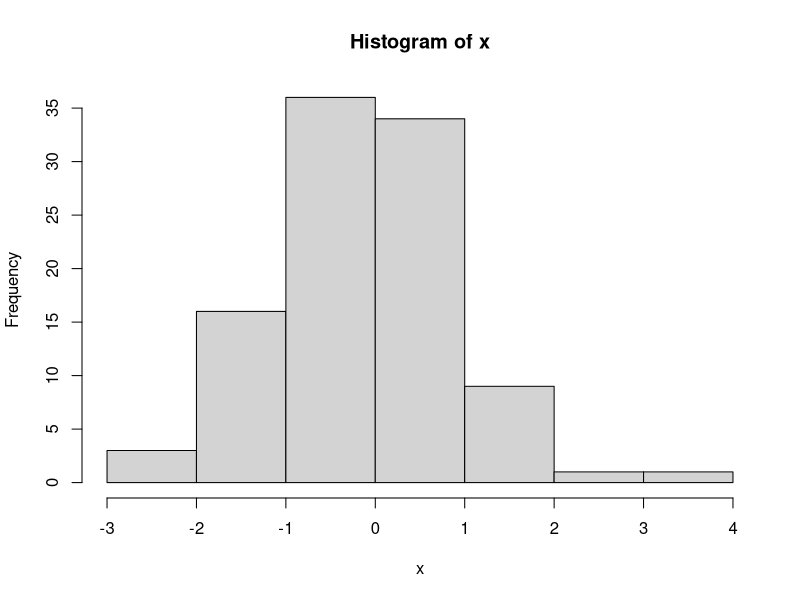
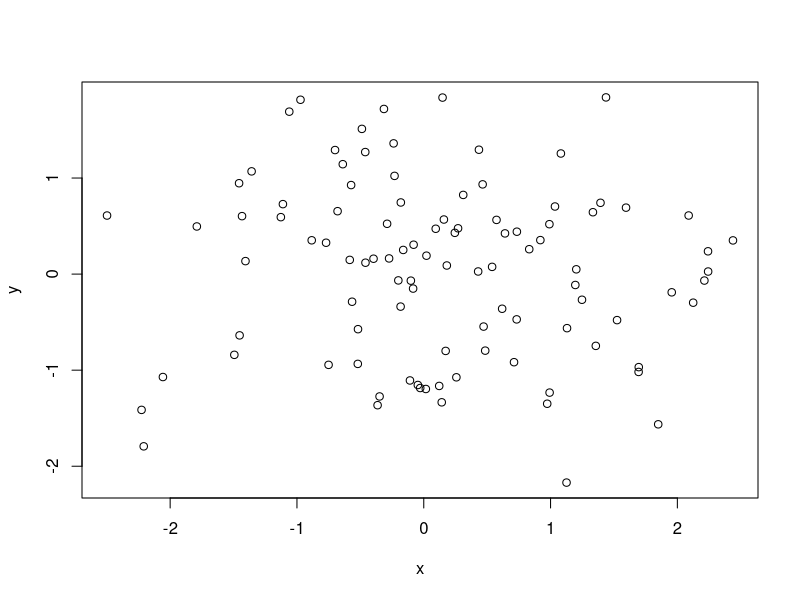
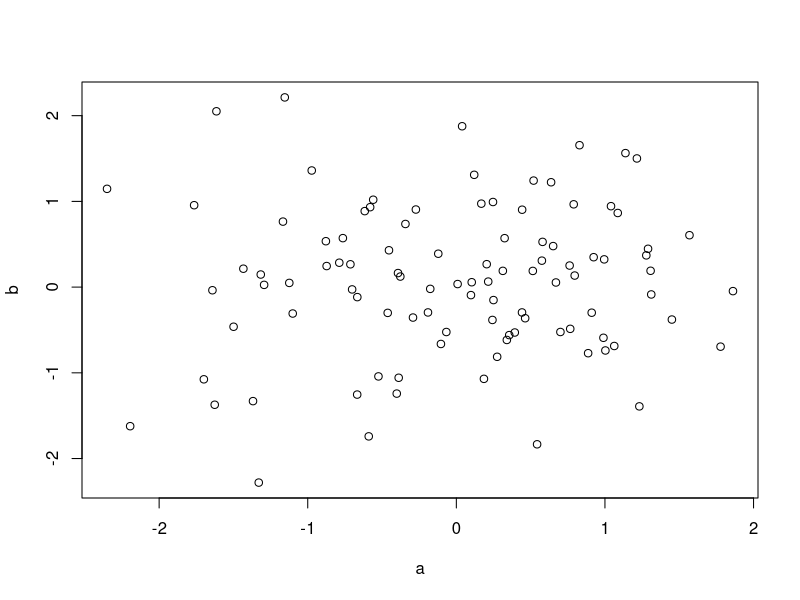
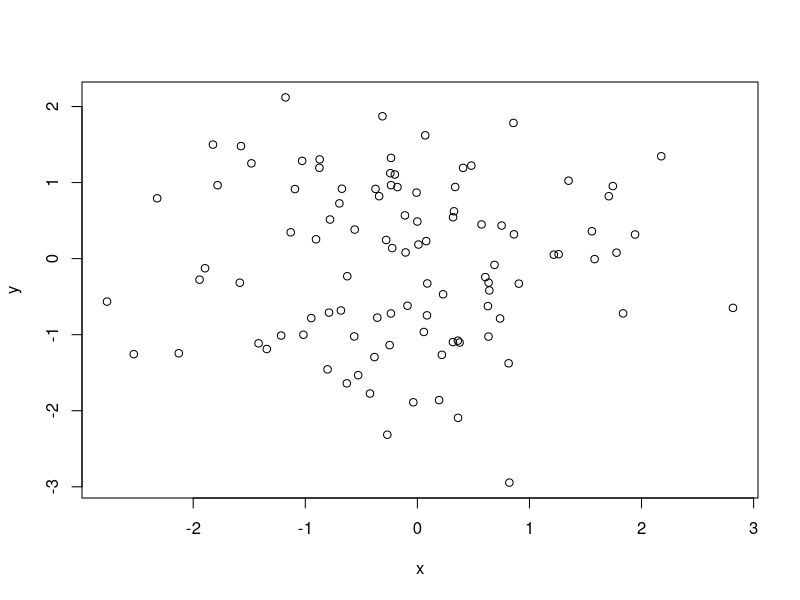
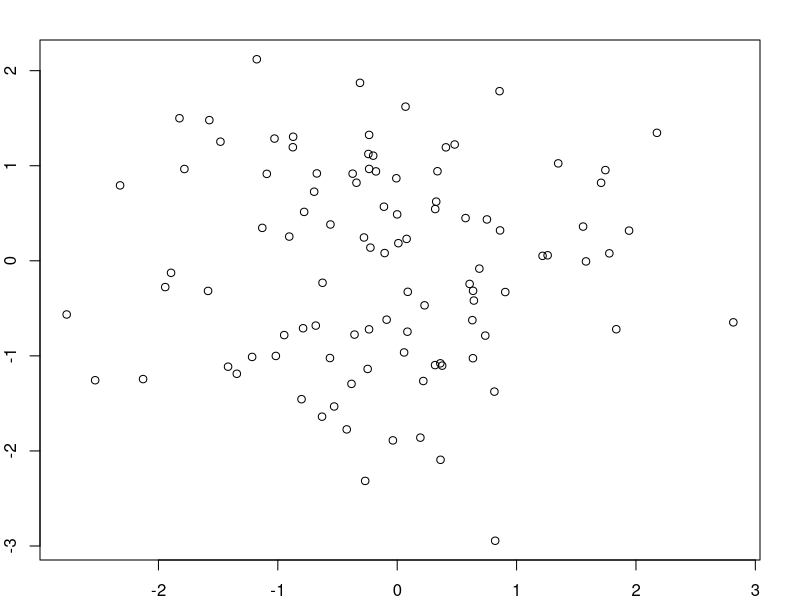
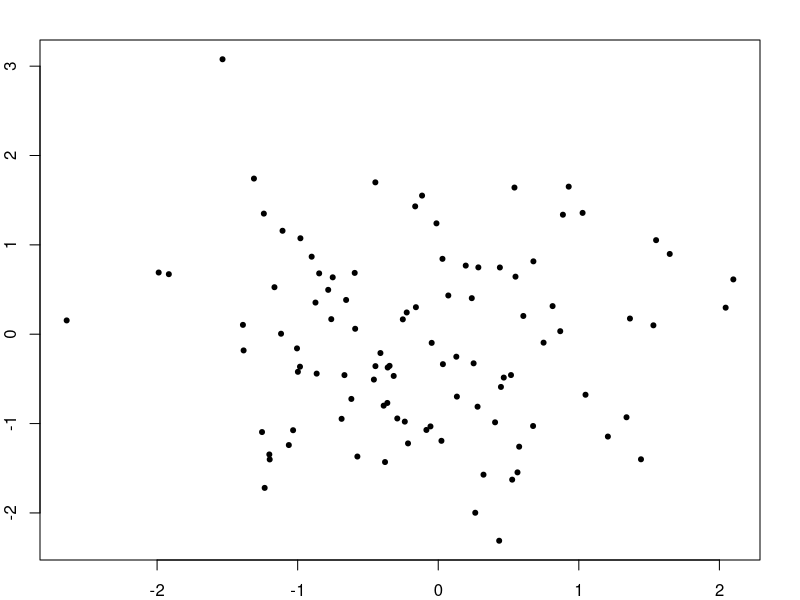
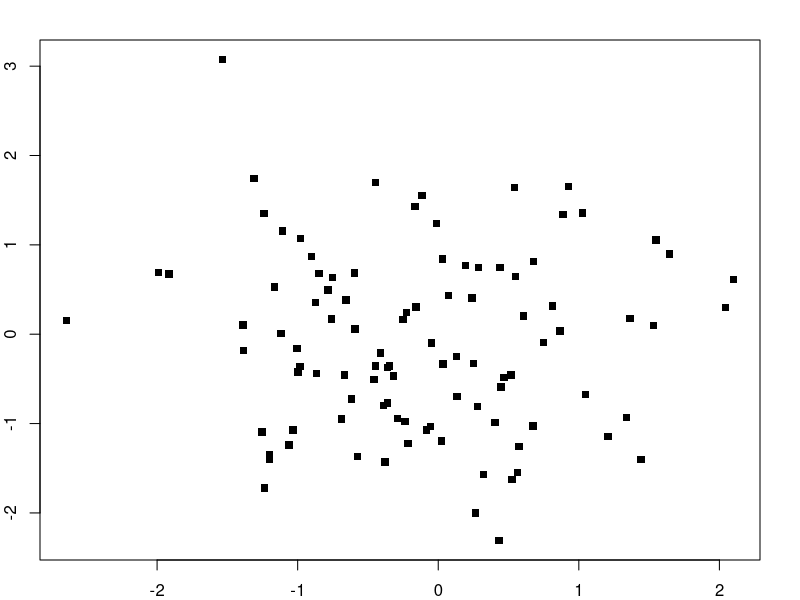
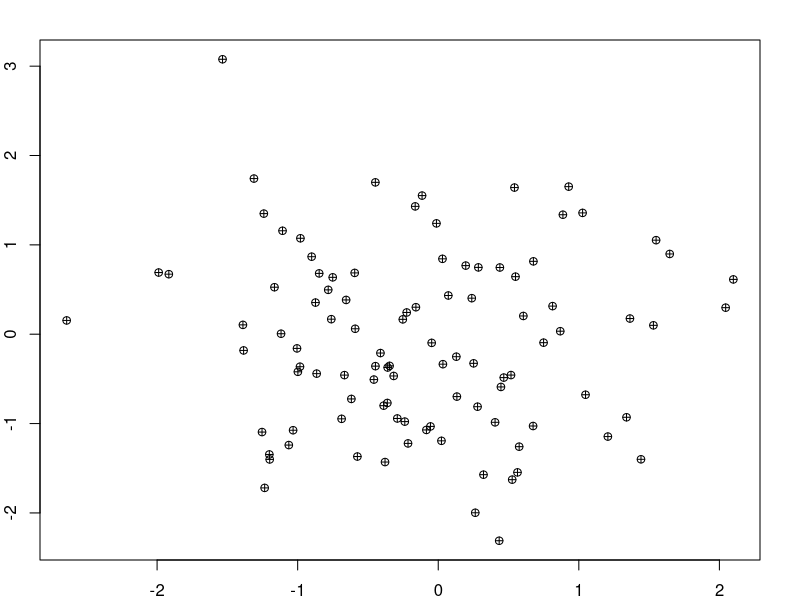

Recreate these plots in R, in order.
## ---- chunk 1
knitr::opts_chunk$set(echo = TRUE)
## ---- chunk 2

# 100 random numbers using  normal distribution 
x<-rnorm(100)

# Histogram
hist(x)

## ---- chunk 3

# 100 random numbers using  normal distribution 
x <- rnorm(100)
y <- rnorm(100)

# Scatter Plot
plot(x,y)

# Scatter Plot Practice
a <- rnorm(100)
b <- rnorm(100)
plot(a,b)

## ---- chunk 4

# 100 random numbers using  normal distribution 
x <- rnorm(100)
y <- rnorm(100)

# Scatter Plot Before Applying Margin (Default Margin)
plot(x,y)
## ---- chunk 5
# Adding Margin to Scatter Plot
par(mar = c(2,2,2,2))

# Scatter Plot After Applying Margin
plot(x,y)

## ---- chunk 6

# 100 random numbers using  normal distribution 
x <- rnorm(100)
y <- rnorm(100)


# Scatter Plot using pch=20
plot(x,y,pch=20)

# Scatter Plot using pch=15
plot(x,y,pch=15)

# Scatter Plot using pch=10
plot(x,y,pch=10)

# Scatter Plot using pch=5
plot(x,y,pch=5)
## ---- chunk 7
# 100 random numbers using  normal distribution 
x <- rnorm(100)
y <- rnorm(100)

# Scatter Plot
plot(x,y,pch=13)

# Adding Title to Plot
title("My Scatterplot")

## ---- chunk 8
# 100 random numbers using  normal distribution 
x <- rnorm(100)
y <- rnorm(100)

# Scatter Plot
plot(x,y,pch=8)

# Adding Text in a Plot
text(-2,-1,"MyText")

## ---- chunk 9
# 100 random numbers using  normal distribution 
x <- rnorm(100)
y <- rnorm(100)

# Scatter Plot
plot(x,y,pch=8)

# Adding Legend to a Plot
legend("topleft",legend = "Data", pch = 8)

## ---- chunk 10
#define dataset

df <- data.frame(x = c(1,1,2,3,4,4,5,6,7,7,8,9,10,10,11),
                 y = c(12,13,16,11,22,24,25,24,24,27,30,32,35,38,40))

#plot x and y values in dataset
plot(df$x, df$y, pch = 15)
## ---- chunk 11
# To add a horizontal line at the value y = 25
plot(df$x, df$y, pch = 15)

abline(h = 25, col = 'blue', lwd = 2)
## ---- chunk 12
#create scatterplot for x and y
plot(df$x, df$y, pch = 18)

#create horizontal line at mean value of y
abline(h = mean(df$y), col='blue', lwd = 2)

#create horizontal lines at one standard deviation above and below the mean value
abline(h = mean(df$y) + sd(df$y), col = 'red', lwd = 3, lty = 2)
abline(h = mean(df$y) - sd(df$y), col = 'red', lwd = 3, lty = 2)

## ---- chunk 13
# To add a vertical line at the value x = 6
plot(df$x, df$y, pch = 15)

abline(v = 6, col = 'blue', lwd = 2)
## ---- chunk 14

#make this example reproducible
set.seed(0)

#create dataset with 1000 random values normally distributed with mean = 10, sd = 2
data <- rnorm(1000, mean = 10, sd = 2)

#create histogram of data values
hist(data, col = 'steelblue')

#draw a vertical dashed line at the mean value
abline(v = mean(data), lwd = 3, lty = 2)

## ---- chunk 15
#create scatterplot of x and y values
plot(df$x, df$y)

#fit a linear regression model to the data
reg_model <- lm(y ~ x, data = df)

#add the fitted regression line to the scatterplot
abline(reg_model)

## ---- chunk 16
#define dataset
df <- data.frame(x = c(1,1,2,3,4,4,5,6,7,7,8,9,10,10,11),
                 y = c(12,13,16,11,22,24,25,24,24,27,30,32,35,38,40))

#plot x and y values in dataset
plot(df$x, df$y, xlim = c(0,10), ylim = c(0,40))

#fit a linear regression model to the data
reg_model <- lm(y ~ x, data = df)
print(reg_model)
print(class(reg_model))
print(typeof(reg_model))

#define intercept and slope values
a <- coefficients(reg_model)[1] #intercept
b <- coefficients(reg_model)[2] #slope

print(a)
print(b)

#add the fitted regression line to the scatterplot
abline(a=a, b=b)

## ---- chunk 17

# y=2+5x
plot(1,type = "n", xlab = "The slope is positive 5. When x increases by 1, y increases by 5.The y-intercept is 2.",ylab = "",  xlim = c(0,4), ylim = c(0,20))

text(1,10,"y=2+5x")
abline(a=2, b=5)

# y=7.2-0.4x
plot(1,type = "n", xlab = "The slope is negative 0.4. When x increases by 1, y decreases by 0.4. The y-intercept is 7.2.",ylab = "",  xlim = c(0,4), ylim = c(0,8))

text(1,6,"y=7.2-0.4x")
abline(a=7.2, b=-0.4)

# y=-4
plot(1,type = "n", xlab = "The slope is 0. When x increases by 1, y neither increases/decreases. The y-intercept is -4.",ylab = "",  xlim = c(0,4), ylim = c(1,-5))

text(1,-3.5,"y=-4")
abline(a=-4, b=0)

## ---- chunk 18

# y=130+4.3x
plot(1,type = "n", xlab = "hours of in-house training",ylab = "score on a job skills test",  xlim = c(0,15), ylim = c(120,220))

title("Job Performance Prediction Model")

text(5,135,"y=130+4.3x")
abline(a=130, b=4.3)
grid (3,5, lty = 6, col = "cornsilk2")

